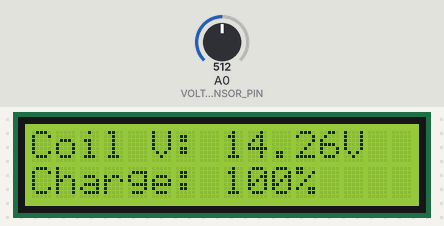
Simulated run of this sketch. Board: Arduino Uno, built with avr-gcc and run on an emulated ATmega328P. Parts: 16×2 character LCD. The test bench sets the inputs (shaded band); at power-on: A0 (VOLTAGE_SENSOR_PIN) = 512. What the sketch prints to the serial monitor is not drawn.

Above: at 3.2 s.
3.3 s: A0 (VOLTAGE_SENSOR_PIN) set to 716
At 4.7 s:
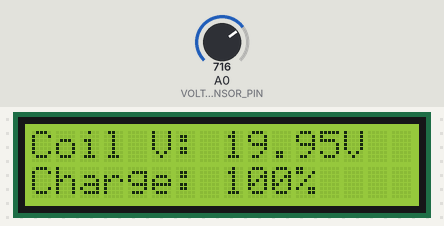
6.0 s: A0 (VOLTAGE_SENSOR_PIN) set to 900
At 7.4 s:
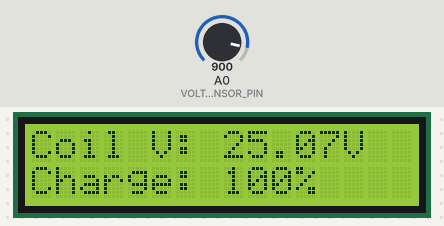
8.7 s: A0 (VOLTAGE_SENSOR_PIN) set to 1023
At 10.5 s:
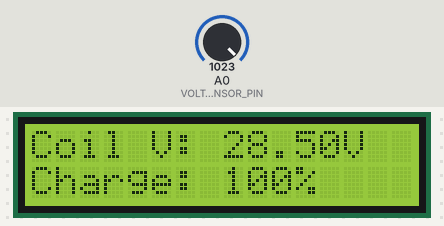
Timing chart, 0 to 12.0 s (numbered marks = the images above; inputs shaded):
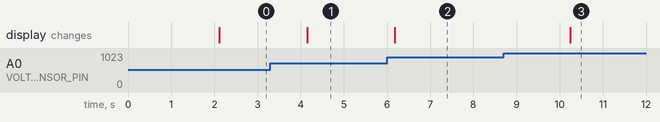

The sketch:

oerhead_final_code.ino
```cpp
#include <Wire.h>
#include <LiquidCrystal_I2C.h>

LiquidCrystal_I2C lcd(0x27, 16, 2);  // I2C address, change to 0x3F if needed

#define VOLTAGE_SENSOR_PIN A0

void setup() {
  Serial.begin(9600);

  lcd.init();
  lcd.backlight();
  lcd.setCursor(0, 0);
  lcd.print("Battery Monitor");
  delay(2000);
  lcd.clear();
}

void loop() {
  int sensorValue = analogRead(VOLTAGE_SENSOR_PIN);
  float analogVoltage = sensorValue * (5.0 / 1023.0);  // ADC to voltage
  float coilVoltage = analogVoltage * 5.7;             // Sensor scale factor

  int batteryPercent = map(coilVoltage * 100, 1100, 1260, 0, 100);
  batteryPercent = constrain(batteryPercent, 0, 100);

  // Display on LCD
  lcd.setCursor(0, 0);
  lcd.print("Coil V: ");
  lcd.print(coilVoltage, 2);
  lcd.print("V   ");

  lcd.setCursor(0, 1);
  lcd.print("Charge: ");
  lcd.print(batteryPercent);
  lcd.print("%    ");

  // Serial Output
  Serial.print("Coil Voltage: ");
  Serial.print(coilVoltage, 2);
  Serial.println(" V");

  Serial.print("Battery Charge: ");
  Serial.print(batteryPercent);
  Serial.println(" %");

  delay(2000);
}
```

Measured:
- after the input at 3.3 s, the display: changes after 0.85 s (image 1)
- after the input at 6.0 s, the display: changes after 0.18 s (image 2)
- after the input at 8.7 s, the display: changes after 1.5 s (image 3)
